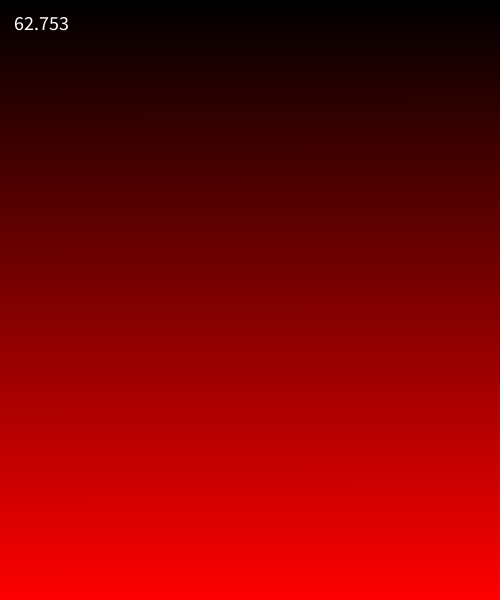
Frame 1 (no input)
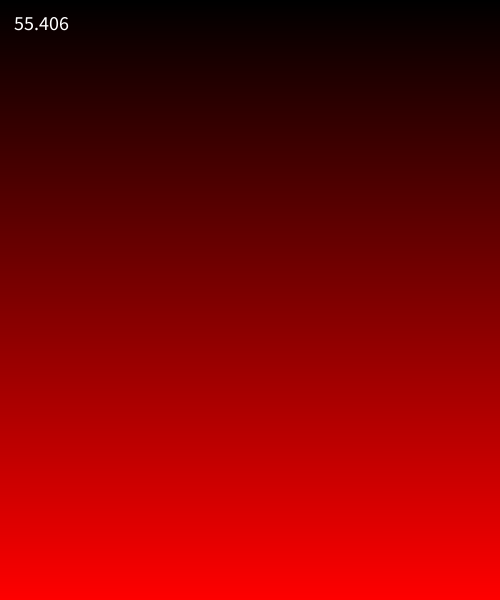
Frame 60 (the mouse pressed at the canvas centre just before this capture)
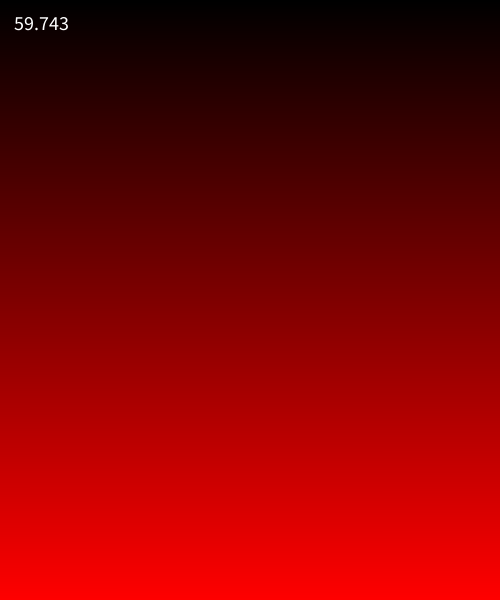
Frame 120 (the mouse held since frame 60 and released just before this capture)

The Processing sketch that drew these frames (run headless with seeded random() and noise(); from frame 60 on, the mouse is pressed at the canvas centre):

// Processing sketch: w04_04_pixels_createImage_gradation
// ── w04_04_pixels_createImage_gradation.pde
// IMA NYU Shanghai
// Kinetic Interfaces
// MOQN
// Feb 12 2018

PImage img;

void setup() {
  size(500, 600);
  noStroke();
  
  img = createImage(width, height, RGB); // ARGB
}


void draw() {
  background(0);
  
  img.loadPixels();
  for (int i=0; i<img.pixels.length; i++) {
    float r = map(i, 0, img.pixels.length, 0, 255);
    float g = 0;
    float b = 0;
    img.pixels[i] = color(r,g,b);
  }
  img.updatePixels();
  
  image(img, 0, 0);
  
  textSize(20);
  text(frameRate, 10, 30);
}
